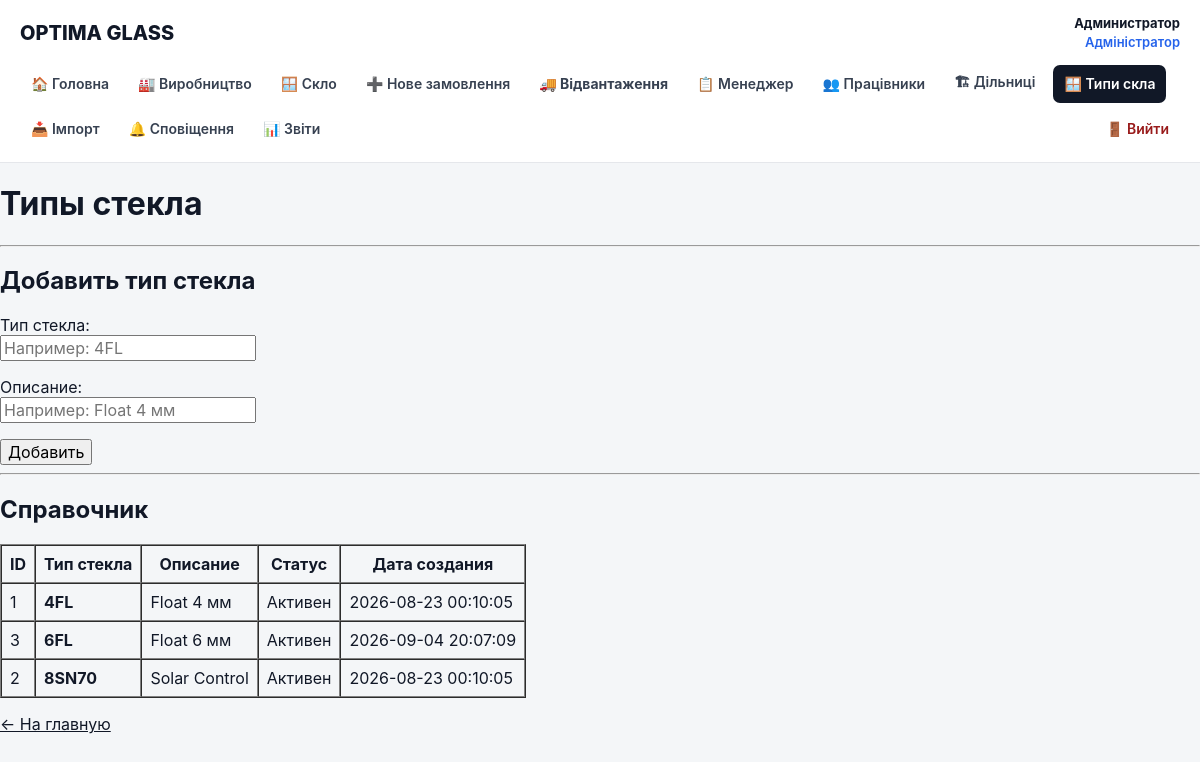
Screenshot of /admin/glass_types.php (signed in) with the database file from the repository.
### tables this page shows
CREATE TABLE users (
        id INTEGER PRIMARY KEY AUTOINCREMENT,
        name TEXT NOT NULL,
        email TEXT NOT NULL UNIQUE,
        password TEXT NOT NULL,
        role TEXT NOT NULL DEFAULT 'employee',
        active INTEGER NOT NULL DEFAULT 1,
        created_at TEXT NOT NULL DEFAULT CURRENT_TIMESTAMP
    , stage_id INTEGER REFERENCES production_stages(id));

CREATE TABLE glass_types (
    id INTEGER PRIMARY KEY AUTOINCREMENT,
    code TEXT NOT NULL UNIQUE,
    name TEXT,
    active INTEGER NOT NULL DEFAULT 1,
    created_at TEXT NOT NULL DEFAULT CURRENT_TIMESTAMP
);

### src/auth.php (called while the page is built, shortened)
<?php
require_once __DIR__ . '/db.php';
function current_user(): ?array
{
    global $db;
    $stmt = $db->prepare("
        SELECT
            u.id,
            u.name,
            u.email,
            u.role,
            u.active,
            u.stage_id,
            ps.name AS stage_name
        FROM users u
        LEFT JOIN production_stages ps
            ON ps.id = u.stage_id
        WHERE u.id = :id
          AND u.active = 1
        LIMIT 1
    ");
    $stmt->execute([
        ':id' => (int) $_SESSION['user_id'],
    ]);
    $user = $stmt->fetch(PDO::FETCH_ASSOC);
    return $user;
}
function require_user(): array
{
    $user = current_user();
    return $user;
}

### public/admin/glass_types.php (the view, shortened to what this page needs)
<?php
require __DIR__ . '/../../src/auth.php';
$user = require_user();
$stmt = $db->query("
    SELECT id, code, name, active, created_at
    FROM glass_types
    ORDER BY code
");
$glassTypes = $stmt->fetchAll();
?>
<!DOCTYPE html>
<html lang="ru">
<head>
</head>
<body>
<?php require __DIR__ . '/../../src/partials/header.php'; ?>
<h1>Типы стекла</h1>
<hr>
<h2>Добавить тип стекла</h2>
<form method="post">
    <p>
        <label>
            Тип стекла:<br>
            <input
                type="text"
                name="code"
                placeholder="Например: 4FL"
                required
            >
        </label>
    </p>
    <p>
        <label>
            Описание:<br>
            <input
                type="text"
                name="name"
                placeholder="Например: Float 4 мм"
            >
        </label>
    </p>
    <button type="submit">
        Добавить
    </button>
</form>
<hr>
<h2>Справочник</h2>
<?php if ($glassTypes): ?>
<table border="1" cellpadding="8" cellspacing="0">
    <thead>
        <tr>
            <th>ID</th>
            <th>Тип стекла</th>
            <th>Описание</th>
            <th>Статус</th>
            <th>Дата создания</th>
        </tr>
    </thead>
    <tbody>
    <?php foreach ($glassTypes as $glassType): ?>
        <tr>
            <td>
                <?= (int) $glassType['id'] ?>
            </td>
            <td>
                <strong>
                    <?= htmlspecialchars($glassType['code'], ENT_QUOTES, 'UTF-8') ?>
                </strong>
            </td>
            <td>
                <?= htmlspecialchars($glassType['name'] ?? '', ENT_QUOTES, 'UTF-8') ?>
            </td>
            <td>
                <?= (int) $glassType['active'] === 1 ? 'Активен' : 'Неактивен' ?>
            </td>
            <td>
                <?= htmlspecialchars($glassType['created_at'], ENT_QUOTES, 'UTF-8') ?>
            </td>
        </tr>
    <?php endforeach; ?>
    </tbody>
</table>
<?php else: ?>
<p>
    Типы стекла ещё не добавлены.
</p>
<?php endif; ?>
<p>
    <a href="/">← На главную</a>
</p>
</body>
</html>

### src/partials/header.php (shortened to what this page needs)
<?php
require_once __DIR__ . '/../auth.php';
require_once __DIR__ . '/../permissions.php';
$headerUser =
    isset($user) && is_array($user)
        ? $user
        : current_user();
$currentPage = basename(
    $_SERVER['PHP_SELF'] ?? ''
);
$headerRole = $headerUser['role'] ?? '';
$headerRoleLabels = [
    'superadmin'      => 'Суперадміністратор',
    'admin'           => 'Адміністратор',
    'manager'         => 'Менеджер',
    'section_manager' => 'Майстер дільниці',
    'employee'        => 'Працівник',
];
if (!function_exists('headerActive')) {
    function headerActive(
        string $page,
        string $currentPage
    ): string {
        return $page === $currentPage
            ? 'nav-active'
            : '';
    }
}
if (!function_exists('headerMenuItem')) {
    function headerMenuItem(
        string $url,
        string $label,
        string $page,
        string $currentPage,
        bool $allowed = true,
        string $extraClass = ''
    ): void {
        $classes = trim(
            headerActive(
                $page,
                $currentPage
            )
            . ' '
            . $extraClass
        );
        ?>
<link rel="stylesheet" href="/assets/css/app.css">
        <a
            href="<?= htmlspecialchars(
                $url,
                ENT_QUOTES,
                'UTF-8'
            ) ?>"
            class="<?= htmlspecialchars(
                $classes,
                ENT_QUOTES,
                'UTF-8'
            ) ?>"
        >
            <?= htmlspecialchars(
                $label,
                ENT_QUOTES,
                'UTF-8'
            ) ?>
        </a>
        <?php
    }
}
?>
<header class="app-header">
    <div class="app-header-inner">
        <div class="app-topbar">
            <a
                href="/"
                class="app-brand"
            >
                OPTIMA GLASS
            </a>
            <?php if ($headerUser): ?>
                <div class="app-user">
                    <strong>
                        <?= htmlspecialchars(
                            $headerUser['name'] ?? '',
                            ENT_QUOTES,
                            'UTF-8'
                        ) ?>
                    </strong>
                    <br>
                    <span class="app-user-role">
                        <?= htmlspecialchars(
                            $headerRoleLabels[$headerRole]
                                ?? $headerRole,
                            ENT_QUOTES,
                            'UTF-8'
                        ) ?>
                    </span>
                </div>
            <?php endif; ?>
        </div>
        <?php if ($headerUser): ?>
            <nav class="app-nav">
                <?php
                if ($headerRole === 'superadmin') {
                    headerMenuItem(
                        '/',
                        '🏠 Головна',
                        'index.php',
                        $currentPage
                    );
                    headerMenuItem(
                        '/production.php',
                        '🏭 Виробництво',
                        'production.php',
                        $currentPage,
                        can(
                            'production.view',
                            $headerUser
                        )
                    );
                    headerMenuItem(
                        '/glasses.php',
                        '🪟 Скло',
                        'glasses.php',
                        $currentPage,
                        can(
                            'glass.view',
                            $headerUser
                        )
                    );
                    headerMenuItem(
                        '/glass_create.php',
                        '➕ Нове замовлення',
                        'glass_create.php',
                        $currentPage,
                        can(
                            'glass.create',
                            $headerUser
                        )
                    );
                    headerMenuItem(
                        '/shipping.php',
                        '🚚 Відвантаження',
                        'shipping.php',
                        $currentPage,
                        can(
                            'production.ship',
                            $headerUser
                        ),
                        'shipping-link'
                    );
                    headerMenuItem(
                        '/manager.php',
                        '📋 Менеджер',
                        'manager.php',
                        $currentPage,
                        can(
                            'orders.start_production',
                            $headerUser
                        )
                    );
                    headerMenuItem(
                        '/employees.php',
                        '👥 Працівники',
                        'employees.php',
                        $currentPage,
                        can(
                            'employees.view',
                            $headerUser
                        )
                    );
                    headerMenuItem(
                        '/roles.php',
                        '🔐 Ролі',
                        'roles.php',
                        $currentPage,
                        can(
                            'system.roles',
                            $headerUser
                        )
                    );
                    headerMenuItem(
                        '/user_permissions.php',
                        '🛡 Права',
                        'user_permissions.php',
                        $currentPage,
                        can(
                            'user_permissions.manage',
                            $headerUser
                        )
                    );
                    headerMenuItem(
                        '/admin/stages.php',
                        '🏗 Дільниці',
                        'stages.php',
                        $currentPage,
                        can(
                            'system.settings',
                            $headerUser
                        )
                    );
                    headerMenuItem(
                        '/admin/glass_types.php',
                        '🪟 Типи скла',
                        'glass_types.php',
                        $currentPage,
                        can(
                            'system.settings',
                            $headerUser
                        )
                    );
                    headerMenuItem(
                        '/admin/import.php',
                        '📥 Імпорт',
                        'import.php',
                        $currentPage,
                        can(
                            'orders.create',
                            $headerUser
                        )
                    );
                    headerMenuItem(
                        '/notifications.php',
                        '🔔 Сповіщення',
                        'notifications.php',
                        $currentPage,
                        can(
                            'notifications.view',
                            $headerUser
                        )
                    );
                }
                elseif ($headerRole === 'admin') {
                    headerMenuItem(
                        '/',
                        '🏠 Головна',
                        'index.php',
                        $currentPage
                    );
                }
                ?>
                <a
                    href="/logout.php"
                    class="logout-link"
                >
                    🚪 Вийти
                </a>
            </nav>
        <?php endif; ?>
    </div>
</header>

### public/assets/css/app.css (style rules this page uses)
* { box-sizing: border-box; }
html, body { margin: 0; padding: 0; min-height: 100%; }
body { font-family: Inter, -apple-system, BlinkMacSystemFont, "Segoe UI", Roboto, Arial, sans-serif; color: #172033; }
.app-header { background: #ffffff; border-bottom: 1px solid #e5e7eb; }
.app-header-inner { max-width: 1400px; margin: 0 auto; padding: 14px 20px; }
.app-topbar { display: flex; justify-content: space-between; align-items: center; gap: 20px; }
.app-brand { color: #111827; text-decoration: none; font-size: 20px; font-weight: 800; white-space: nowrap; }
.app-user { color: #6b7280; font-size: 13px; text-align: right; line-height: 1.45; }
.app-user strong { color: #111827; }
.app-user-role { color: #2563eb; font-weight: 600; }
.app-nav { display: flex; flex-wrap: wrap; gap: 7px; margin-top: 13px; }
.app-nav a { display: inline-flex; align-items: center; min-height: 38px; padding: 0 11px; border-radius: 7px; color: #374151; text-decoration: none; font-size: 14px; font-weight: 600; transition: background .15s ease, color .15s ease; }
.app-nav a.nav-active { background: #111827; color: #ffffff; }
.app-nav .logout-link { color: #991b1b; margin-left: auto; }
.app-nav .shipping-link { font-weight: 700; }
:root { --og-bg: #f4f6f8; --og-surface: #ffffff; --og-surface-soft: #f8fafc; --og-text: #111827; --og-text-secondary: #4b5563; --og-text-muted: #6b7280; --og-border: #e3e8ef; --og-border-strong: #d7dee7; --og-primary: #2563eb; --og-primary-hover: #1d4ed8; --og-primary-soft: #eff6ff; --og-success: #15803d; --og-success-soft: #f0fdf4; --og-warning: #b45309; --og-warning-soft: #fffbeb; --og-danger: #b91c1c; --og-danger-soft: #fef2f2; --og-radius-sm: 8px; --og-radius: 12px; --og-radius-lg: 16px; --og-shadow: 0 1px 2px rgba(15, 23, 42, 0.04), 0 1px 3px rgba(15, 23, 42, 0.03); }
html { background: var(--og-bg); }
body { margin: 0; min-height: 100vh; background: var(--og-bg); color: var(--og-text); font-family: Inter, -apple-system, BlinkMacSystemFont, "Segoe UI", Roboto, Arial, sans-serif; }
button, input, select, textarea { font: inherit; }
a { color: inherit; }

### rows the page displays
users: name "Администратор", role "Адміністратор"
glass_types: id "1", code "4FL", name "Float 4 мм", active "Активен", created_at "2026-08-23 00:10:05"
glass_types: id "3", code "6FL", name "Float 6 мм", active "Активен", created_at "2026-09-04 20:07:09"
glass_types: id "2", code "8SN70", name "Solar Control", active "Активен", created_at "2026-08-23 00:10:05"

### other values shown
$label "🏠 Головна 🏭 Виробництво 🪟 Скло ➕ Нове замовлення 🚚 Відвантаження 📋 Менеджер 👥 Працівники 🏗 Дільниці 🪟 Типи скла 📥 Імпорт 🔔 Сповіщення 📊 Звіти"
